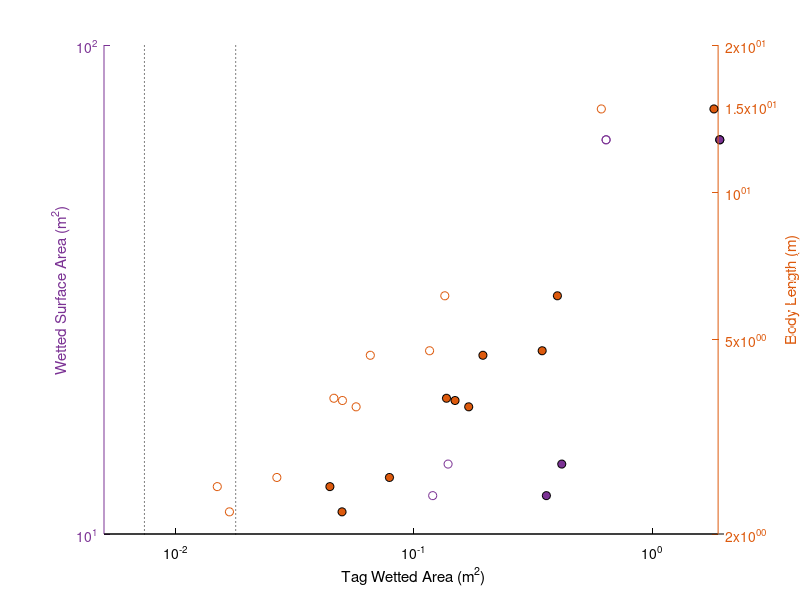
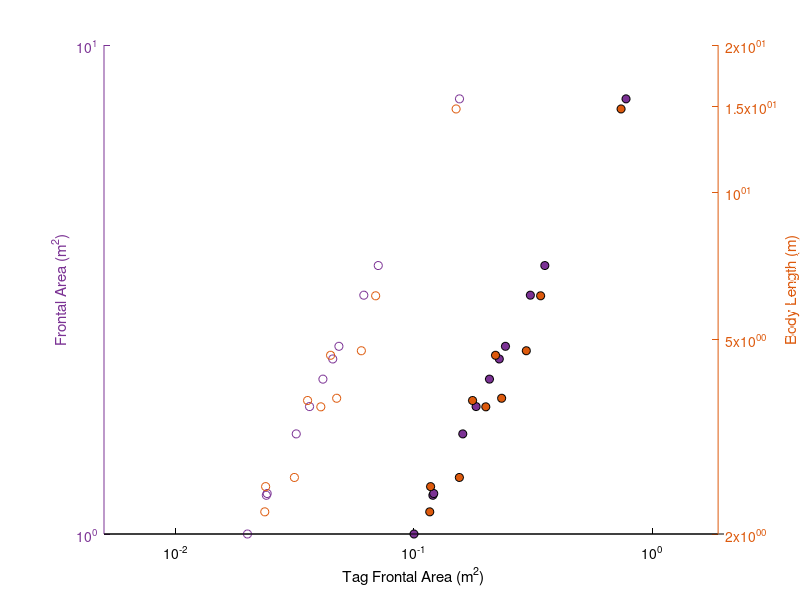
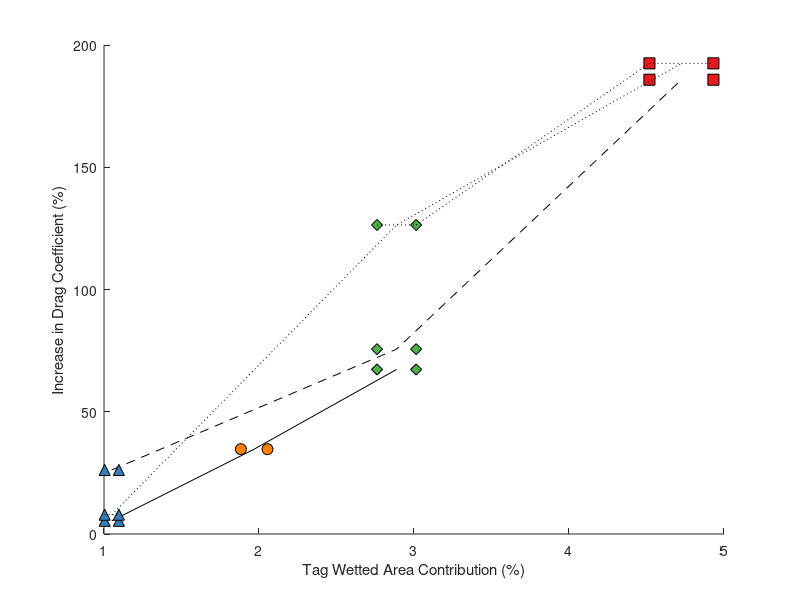

MATLAB code to generate these figures, in order: (Note: this script raises an error after producing the figures.)
% Acceptable tag sizes
% 20 July 2016

bodylength = [3.64
NaN
4.74
3.75
2.61
1.18
1.42
1.47
2.22
2.5
3.79
4.64
6.14
NaN
14.8];

Wa = [5.85
NaN
11.98
5.12
2.7
0.58
0.78
0.92
1.7
1.51
4.71
6.72
13.9
64
64];

% frontal area 
Fa = [2.0734494
NaN
3.0787582
1.8221222
1.6022109
0.79
0.83
1
1.2
1.21
2.42
2.28
3.54
NaN
7.76];

tagWa3 = Wa*0.03;
tagWa1 = Wa*0.01;

tagFa2 = Fa*0.02;
tagFa10 = Fa*0.1;


%%
%# Some initial computations:
axesPosition = [110 40 200 200];  %# Axes position, in pixels
yWidth = 30;                      %# y axes spacing, in pixels

%# Create the figure and axes:
figure(1); clf; hold on
set(gca,'Position',axesPosition)
h1 = axes('Color','w','XColor','k','YColor',[123/255 50/255 148/255],...
          'YLim',[0 100],'Xlim',[0.005 2],'xscale','log','yscale','log',...
          'NextPlot','add');
h2 = axes('Color','none','XColor','k','YColor',[221/255 90/255 13/255],...
          'YLim',[0 20],'Xlim',[0.005 2],'xscale','log','yscale','log',...
          'XTick',[],'XTickLabel',[],...
          'Ytick',[0 2 5 10 15 20],...
          'Yaxislocation','right','NextPlot','add');

xlabel(h1,'Tag Wetted Area (m^2)');
ylabel(h2,'Body Length (m)');
ylabel(h1,'Wetted Surface Area (m^2)');

plot(h1,tagWa3,Wa,'o','markerfacecolor',[123/255 50/255 148/255],'markeredgecolor','k')
plot(h1,tagWa1,Wa,'o','markeredgecolor',[123/255 50/255 148/255])

plot(h2,tagWa3,bodylength,'o','markerfacecolor',[221/255 90/255 13/255],'markeredgecolor','k')
plot(h2,tagWa1,bodylength,'o','markeredgecolor',[221/255 90/255 13/255])

%% Add DTAG3+ on market
% wetted area 
TAG3 = [0.0243; 0.066; 0.108];
plot(h1,TAG3(1),2.29,'^','MarkerEdgeColor',[55/255 126/255 184/255],'MarkerFaceColor',[55/255 126/255 184/255],'MarkerSize',8) % 2.29 = average wetted area of Hoku and Liho
plot(h1,TAG3(2),2.29,'d','MarkerEdgeColor',[77/255 175/255 74/255],'MarkerFaceColor',[77/255 175/255 74/255],'MarkerSize',8) % 2.29 = average wetted area of Hoku and Liho
plot(h1,TAG3(3),2.29,'s','MarkerEdgeColor',[228/255 26/255 28/255],'MarkerFaceColor',[228/255 26/255 28/255],'MarkerSize',8) % 2.29 = average wetted area of Hoku and Liho

tag268 = 0.01785; 
tag333 = 0.00739;
plot(h1,[tag268 tag268],[0.58 100],'k:')
plot(h1,[tag333 tag333],[0.58 100],'k:')

% save
cd /Users/julievanderhoop/Documents/MATLAB/DQ/DQ2013/AnalysisFigs
print('Glide_AcceptableTagSize','-dsvg','-r300')

%% add second figure with FA
figure(2); clf; hold on
set(gca,'Position',axesPosition)
h1 = axes('Color','w','XColor','k','YColor',[123/255 50/255 148/255],...
          'YLim',[0 10],'Xlim',[0.005 2],'xscale','log','yscale','log',...
          'NextPlot','add');
h2 = axes('Color','none','XColor','k','YColor',[221/255 90/255 13/255],...
          'YLim',[0 20],'Xlim',[0.005 2],'xscale','log','yscale','log',...
          'XTick',[],'XTickLabel',[],...
          'Ytick',[0 2 5 10 15 20],...
          'Yaxislocation','right','NextPlot','add');

xlabel(h1,'Tag Frontal Area (m^2)');
ylabel(h2,'Body Length (m)');
ylabel(h1,'Frontal Area (m^2)');

plot(h1,tagFa10,Fa,'o','markerfacecolor',[123/255 50/255 148/255],'markeredgecolor','k')
plot(h1,tagFa2,Fa,'o','markeredgecolor',[123/255 50/255 148/255])

plot(h2,tagFa10,bodylength,'o','markerfacecolor',[221/255 90/255 13/255],'markeredgecolor','k')
plot(h2,tagFa2,bodylength,'o','markeredgecolor',[221/255 90/255 13/255])


%% add tags on market




%% Figure S2 - wetted area increase vs Cd increase
% increase in wetted area from DTAG3
DtagWAInc = [0.024/2.39 0.024/2.19 0.045/2.39 0.045/2.19 0.066/2.39 0.066/2.19 0.108/2.39 0.108/2.19];
DtagWAInc = DtagWAInc*100; % make it a percent
% Percent increase in Cd from CFD
CFDInc = [5.4 5.4 34.7 34.7 67.3 67.3 NaN NaN];
% percent increase in Cd from glide
GlideTVInc = [26.2 26.2 NaN NaN 75.6 75.6 185.8 185.8];
% percent increase in Cd from glide 
GlideVFInc = [7.9 7.9 NaN NaN 126.4 126.4 192.5 192.5];

figure(3); clf; hold on
plot([mean(DtagWAInc(1:2))  mean(DtagWAInc(3:4)) mean(DtagWAInc(5:6))],[CFDInc(1) CFDInc(3) CFDInc(5)],'k-')
plot(DtagWAInc(1:2),CFDInc(1:2),'k^','markerfacecolor',[55/255 126/255 184/255],'markersize',8); % tag
plot(DtagWAInc(3:4),CFDInc(3:4),'ko','markerfacecolor',[255/255 127/255 0/255],'markersize',8); % tag+2
plot(DtagWAInc(5:6),CFDInc(5:6),'kd','markerfacecolor',[77/255 175/255 74/255],'markersize',8); % tag+4

plot([mean(DtagWAInc(1:2)) mean(DtagWAInc(5:6)) mean(DtagWAInc(7:8))],[GlideTVInc(1) GlideTVInc(5) GlideTVInc(7)],'k--')
plot(DtagWAInc(1:2),GlideTVInc(1:2),'k^','markerfacecolor',[55/255 126/255 184/255],'markersize',8) % tag
plot(DtagWAInc(5:6),GlideTVInc(5:6),'kd','markerfacecolor',[77/255 175/255 74/255],'markersize',8) % tag+4
plot(DtagWAInc(7:8),GlideTVInc(7:8),'ks','markerfacecolor',[228/255 26/255 28/255],'markersize',8) % tag+8

plot([mean(DtagWAInc(1:2)) mean(DtagWAInc(5:6)) mean(DtagWAInc(7:8))],[GlideVFInc(1) GlideVFInc(5) GlideVFInc(7)],'k:')
plot(DtagWAInc(1:2),GlideVFInc(1:2),'k^','markerfacecolor',[55/255 126/255 184/255],'markersize',8) % tag
plot(DtagWAInc(5:6),GlideVFInc(5:6),'kd','markerfacecolor',[77/255 175/255 74/255],'markersize',8) % tag+4
plot(DtagWAInc(7:8),GlideVFInc(7:8),'ks','markerfacecolor',[228/255 26/255 28/255],'markersize',8) % tag+8
plot(DtagWAInc,GlideVFInc,'k:')

xlabel('Tag Wetted Area Contribution (%)')
ylabel('Increase in Drag Coefficient (%)')
adjustfigurefont
xlim([0 5])

print('Glide_SupplementWaCd','-dpng','-r300')
